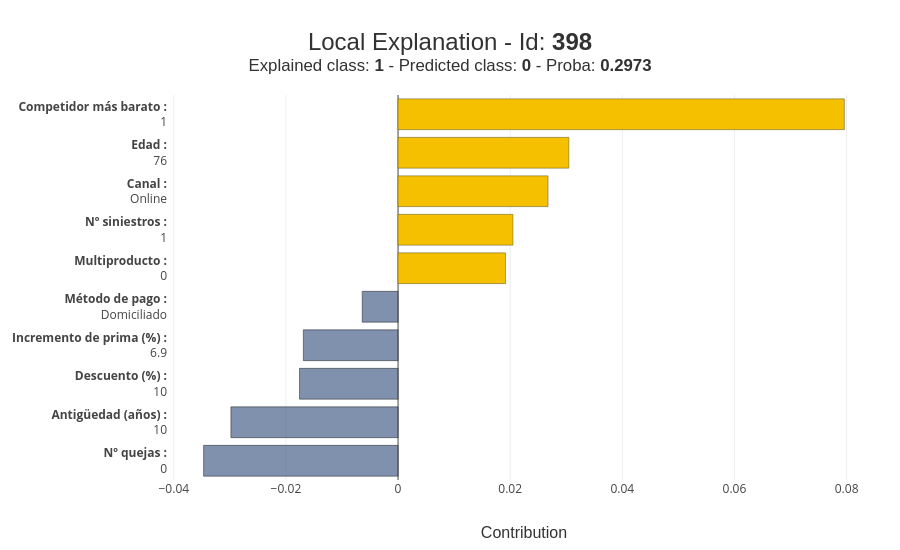

The cell this chart's notebook holds for it:
### Code cell
xpl.plot.local_plot(index=Xte.index[0])      # explicación de un cliente

### Figure 1 — Plotly figure (JSON) as saved in the notebook; plotly's stock layout.template omitted (floating-point values rounded to 4 significant figures)
{"data": [{"customdata": ["<b>Nº quejas :</b><br />0"], "hovertemplate": "%{customdata}<br />Contribution: %{x:.4f}<extra></extra>", "marker": {"color": "rgba(74, 99, 138, 0.7)", "line": {"color": "rgba(27, 28, 28, 1.0)", "width": 0.5}}, "orientation": "h", "showlegend": false, "type": "bar", "x": [-0.03468], "y": ["<b>Nº quejas :</b><br />0"]}, {"customdata": ["<b>Antigüedad (años) :</b><br />10"], "hovertemplate": "%{customdata}<br />Contribution: %{x:.4f}<extra></extra>", "marker": {"color": "rgba(74, 99, 138, 0.7)", "line": {"color": "rgba(27, 28, 28, 1.0)", "width": 0.5}}, "orientation": "h", "showlegend": false, "type": "bar", "x": [-0.02981], "y": ["<b>Antigüedad (años) :</b><br />10"]}, {"customdata": ["<b>Descuento (%) :</b><br />10"], "hovertemplate": "%{customdata}<br />Contribution: %{x:.4f}<extra></extra>", "marker": {"color": "rgba(74, 99, 138, 0.7)", "line": {"color": "rgba(27, 28, 28, 1.0)", "width": 0.5}}, "orientation": "h", "showlegend": false, "type": "bar", "x": [-0.01757], "y": ["<b>Descuento (%) :</b><br />10"]}, {"customdata": ["<b>Incremento de prima (%) :</b><br />6.9"], "hovertemplate": "%{customdata}<br />Contribution: %{x:.4f}<extra></extra>", "marker": {"color": "rgba(74, 99, 138, 0.7)", "line": {"color": "rgba(27, 28, 28, 1.0)", "width": 0.5}}, "orientation": "h", "showlegend": false, "type": "bar", "x": [-0.01689], "y": ["<b>Incremento de prima (%) :</b><br />6.9"]}, {"customdata": ["<b>Método de pago :</b><br />Domiciliado"], "hovertemplate": "%{customdata}<br />Contribution: %{x:.4f}<extra></extra>", "marker": {"color": "rgba(74, 99, 138, 0.7)", "line": {"color": "rgba(27, 28, 28, 1.0)", "width": 0.5}}, "orientation": "h", "showlegend": false, "type": "bar", "x": [-0.00639], "y": ["<b>Método de pago :</b><br />Domiciliado"]}, {"customdata": ["<b>Multiproducto :</b><br />0"], "hovertemplate": "%{customdata}<br />Contribution: %{x:.4f}<extra></extra>", "marker": {"color": "rgba(244, 192, 0, 1.0)", "line": {"color": "rgba(52, 55, 54, 0.8)", "width": 0.5}}, "orientation": "h", "showlegend": false, "type": "bar", "x": [0.01917], "y": ["<b>Multiproducto :</b><br />0"]}, {"customdata": ["<b>Nº siniestros :</b><br />1"], "hovertemplate": "%{customdata}<br />Contribution: %{x:.4f}<extra></extra>", "marker": {"color": "rgba(244, 192, 0, 1.0)", "line": {"color": "rgba(52, 55, 54, 0.8)", "width": 0.5}}, "orientation": "h", "showlegend": false, "type": "bar", "x": [0.02049], "y": ["<b>Nº siniestros :</b><br />1"]}, {"customdata": ["<b>Canal :</b><br />Online"], "hovertemplate": "%{customdata}<br />Contribution: %{x:.4f}<extra></extra>", "marker": {"color": "rgba(244, 192, 0, 1.0)", "line": {"color": "rgba(52, 55, 54, 0.8)", "width": 0.5}}, "orientation": "h", "showlegend": false, "type": "bar", "x": [0.02675], "y": ["<b>Canal :</b><br />Online"]}, {"customdata": ["<b>Edad :</b><br />76"], "hovertemplate": "%{customdata}<br />Contribution: %{x:.4f}<extra></extra>", "marker": {"color": "rgba(244, 192, 0, 1.0)", "line": {"color": "rgba(52, 55, 54, 0.8)", "width": 0.5}}, "orientation": "h", "showlegend": false, "type": "bar", "x": [0.03046], "y": ["<b>Edad :</b><br />76"]}, {"customdata": ["<b>Competidor más barato :</b><br />1"], "hovertemplate": "%{customdata}<br />Contribution: %{x:.4f}<extra></extra>", "marker": {"color": "rgba(244, 192, 0, 1.0)", "line": {"color": "rgba(52, 55, 54, 0.8)", "width": 0.5}}, "orientation": "h", "showlegend": false, "type": "bar", "x": [0.07961], "y": ["<b>Competidor más barato :</b><br />1"]}], "layout": {"barmode": "group", "height": 550, "hovermode": "closest", "margin": {"b": 70, "l": 150, "r": 20, "t": 95}, "title": {"font": {"color": "rgb(50, 50, 50)", "family": "Arial, sans-serif", "size": 24}, "text": "Local Explanation - Id: <b>398</b><br><sup>Explained class: <b>1</b> - Predicted class: <b>0</b> - Proba: <b>0.2973</b></sup>", "x": 0.5, "xanchor": "center", "y": 0.9091, "yanchor": "middle"}, "width": 900, "xaxis": {"title": {"font": {"color": "rgb(50, 50, 50)", "family": "Arial Black, Arial, sans-serif", "size": 16}, "text": "Contribution"}}, "yaxis": {"automargin": true, "dtick": 1, "title": {"font": {"color": "rgb(50, 50, 50)", "family": "Arial Black, Arial, sans-serif", "size": 16}}, "type": "category"}}}
